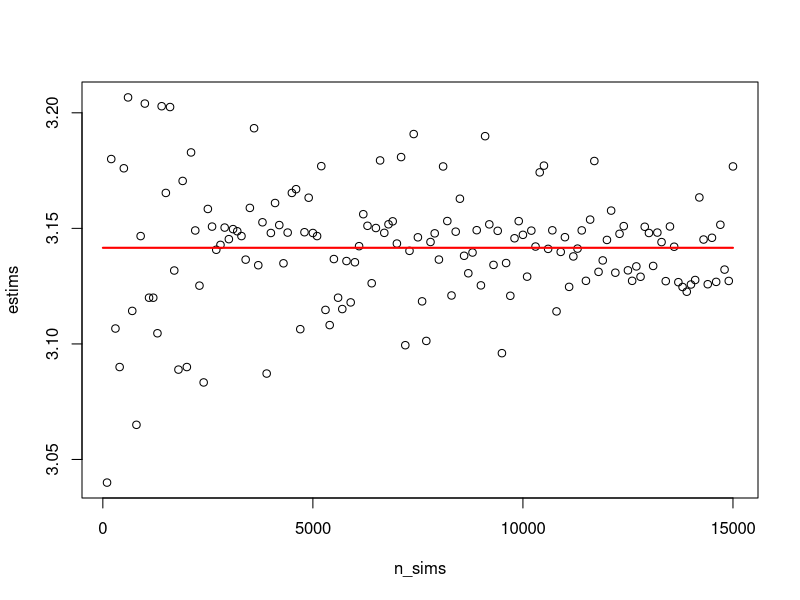

The R source for this figure:
estimate_pi = function(num_samples) {
  x = runif(num_samples, -1, 1)
  y = runif(num_samples, -1, 1)
  
  d <- data.frame(x=x, y=y)
  
  s = d[(x^2 + y^2) <= 1, ]
  prob = length(s[,1]) / num_samples 
  
  # Площадь квадрата = 4*r^2, площадь круга = p*r^2.
  # Вероятность точки = площадь круга / площадь квадрата
  # p = 4 * вероятность точки
  
  return(prob * 4)
}

estimate_pi(10000) # наша оценка на 10000

n_sims = seq(100, 15000, 100)
estims = Map(estimate_pi, n_sims)

plot(n_sims, estims)
lines(x=1:15000, y=rep(pi, 15000),
      col = "red",
      lwd = 2)
